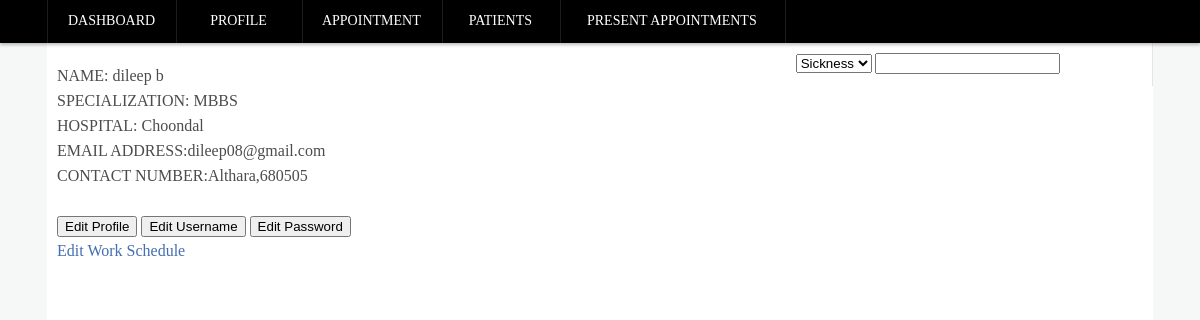
Page /admin001/doctor_profile.php (signed in) on the committed database.
### tables this page shows
CREATE TABLE IF NOT EXISTS `doctor` (
  `doctor_username` varchar(50) NOT NULL,
  `doctor_password` varchar(50) NOT NULL,
  `doctor_email` varchar(50) NOT NULL,
  `doctor_lname` varchar(50) NOT NULL,
  `doctor_fname` varchar(50) NOT NULL,
  `doctor_mname` varchar(50) NOT NULL,
  `doctor_specialization` varchar(50) NOT NULL,
  `doctor_hospital` varchar(50) NOT NULL,
  `contactno` varchar(50) default NULL,
  `doctor_rstatus` varchar(20) default NULL,
  `doctor_licenseno` int(20) default NULL,
  `doctor_sched_wday` varchar(160) default NULL,
  `doctor_sched_sat` varchar(160) default NULL,
  `doctor_sched_sun` varchar(160) default NULL
);

### admin001/doctor_profile.php (the view, shortened to what this page needs)
<!DOCTYPE HTML PUBLIC "-//W3C//DTD HTML 4.01 Transitional//EN" "http://www.w3.org/TR/html4/loose.dtd">
<html>
	<head>
		<link rel="stylesheet" type="text/css" href="CSS/dboardCSS.css">
	</head>
	<body>
	<div id = "menu_container">
		<div id="menu_wrapper">
			<ul class = "main_menu_left">
					<li> <a class="top_menu" href = "dboardDoctor.php"> Dashboard </a> </li>
					<li> <a class="top_menu" href = "doctor_profile.php"> &nbsp;&nbsp;&nbsp;&nbsp;Profile&nbsp;&nbsp;&nbsp;&nbsp; </a> </li>
					<li> <a class="top_menu" href = "appointments_doctor.php"> Appointment </a> </li>
					<li> <a class="top_menu" href = "viewpatients.php"> &nbsp;&nbsp;Patients&nbsp;&nbsp;</a> </li>
					<li> <a class="top_menu" href = "current_appointments.php"> &nbsp;&nbsp;Present Appointments&nbsp;&nbsp;</a> </li>
			</ul>
			<ul class = "main_menu_right">
				<li>
					<form name='searchpatient' action='search_doctor.php' method='post'>
						<select name="searchtype" id = "option">
							<option name="sickness">Sickness</option>
						</select>
						<input class="search_bar "type='text' name='searchinput' />
						</form>
					</li>
				<li> <a id="logout" class="top_menu_right" href = "logout.php"> Log Out </a> </li>
			</ul>
		</div>
	</div>
	<div class="clearance"></div>
	<div id = "main_wrapper">
		<div class="content_wrapper">
			<div class="content_main">
			<?php
				$username = $_SESSION["username"];
				$conn=mysql_connect("localhost","root","root")or die("can not connect");
				$resultCheck = mysql_query("select * from doctor where doctor_username = '".$username."';",$conn);
				$rows = mysql_num_rows($resultCheck);
				for($j=0; $j<$rows; $j++){
					$tuple = mysql_fetch_array($resultCheck);
					echo 'NAME: ', $tuple['doctor_fname'],' ', $tuple['doctor_lname'] ,' ', '<br />';
					echo 'SPECIALIZATION: ', $tuple['doctor_specialization'], '<br />';
					echo 'HOSPITAL: ', $tuple['doctor_hospital'], '<br />';
					echo 'EMAIL ADDRESS:', $tuple['doctor_email'], '<br />';
					echo 'CONTACT NUMBER:', $tuple['contactno'], '<br />';
				}
			?>
			<br/>
			<form>
				<input class = "button" type = "button" onclick="editProfile()" value = "Edit Profile"/>
				<input type = "button" onclick="editUsername()" value = "Edit Username"/>
				<input type = "button" onclick="editPassword()" value = "Edit Password"/>
			</form>
			<a href="edit_worksched_doc.php">Edit Work Schedule</a>
			</div>
			<br/>
			<br/>
		</div>
		</div>
	</body>
</html>

### admin001/css/dboardCSS.css (style rules this page uses)
body { background: #f6f8f8; color: #4C4C4C; line-height: 25px; margin: 0; }
ul { padding: 0; margin: 0; }
li { list-style: none; }
a, a:visited { -webkit-transition: all 0.2s ease-out; -moz-transition: all 0.2s ease-out; -ms-transition: all 0.2s ease-out; -o-transition: all 0.2s ease-out; color: #446DB2; text-decoration: none; }
.content_wrapper { position: relative; height: 1124px; width: 1106px; background: #fff; margin: 0 auto; z-index: 2; }
.content_main { top: 20px; margin-left: 10px; margin-right: 10px; position: relative; }
#menu_container { background: #000; width: 100%; position: fixed; top: 0; left: 0; z-index: 1000; height: 43px; -webkit-box-shadow: 0 2px 3px rgba(0,0,0,.25); -moz-box-shadow: 0 2px 3px rgba(0,0,0,.25); box-shadow: 0 2px 3px rgba(0,0,0,.25); }
#menu_wrapper { max-width: 1106px; margin: 0 auto; }
#menu_wrapper ul.main_menu_left { float: left; border-left: 1px solid rgba(255, 255, 255, 0.11); box-shadow: -1px 0 0 rgba(0, 0, 0, 0.1); }
#menu_wrapper ul li .top_menu { border-right: 1px solid rgba(0, 0, 0, 0.1); box-shadow: 1px 0 0 rgba(255, 255, 255, 0.11); padding: 8px 20px; color: white; font-size: 14px; font-weight: normal; text-decoration: none; font-style: normal !important; display: inline-block; height: 27px; text-transform: uppercase; white-space: nowrap; }
#menu_wrapper ul li a.top_menu_right { border-right: 1px solid rgba(0, 0, 0, 0.1); box-shadow: 1px 0 0 rgba(255, 255, 255, 0.11); padding: 8px 20px; color: white; font-weight: normal; text-decoration: none; font-style: normal; display: inline-block; height: 27px; text-transform: uppercase; white-space: nowrap; }
#menu_wrapper ul li { float: left; }
#menu_wrapper ul.main_menu_right { color: white; font-size: 12px; position: relative; float: right; }
.search_bar { margin-top: 10px; color: black; }
.clearance { height: 43px; }

### rows in the picture
doctor: doctor_fname "dileep", doctor_lname "b", doctor_specialization "MBBS", doctor_hospital "Choondal", doctor_email "dileep08@gmail.com", contactno "Althara,680505"
